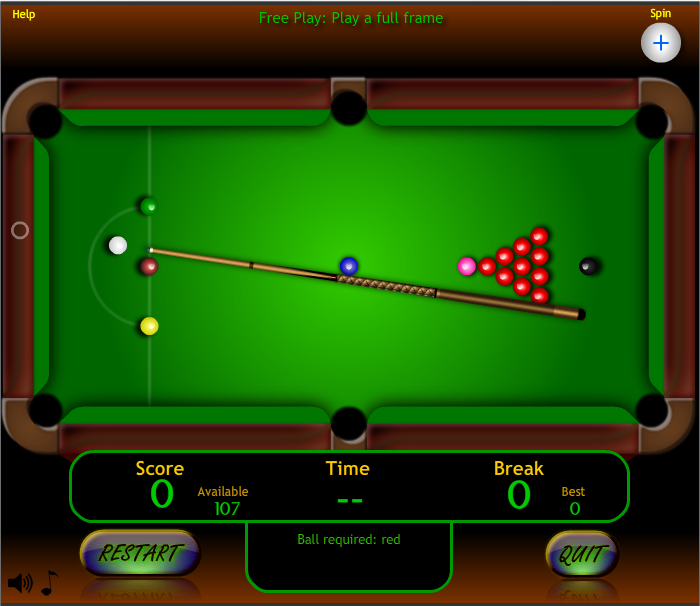
//> input picture _assets/snooker.png, 700 x 606 px
$ ./test _assets/snooker.png   (built with g++ and OpenCV 4)
//> lines starting //> are read from the running program, lines starting //| are printed output that depends on the picture; after the words box and inside, x2 and y2 are one past the last pixel; in counts of white or black regions, pixels touching at a corner belong together

/**
 *@author: Nisarg Patel
 *Date: 16/08/2013
 */

#include <iostream>
#include <cstdio>
#include <cstdlib>
#include <opencv2/highgui/highgui.hpp>
#include <opencv2/core/core.hpp>
#include <opencv2/imgproc/imgproc.hpp>

using namespace std;
using namespace cv;

int main(int argc, char **argv){

    Mat src,src_gray,processed,blue,pink,white,red,brown,black,yellow,temp;

    if(argc<2){
        fprintf(stderr, "Usage: ./test <image-argument>\n");
        exit(1);
    }

    src = imread(argv[1]);
//> src is the input picture: 606 rows x 700 cols, CV_8UC3; mean B, G, R 6.9, 72.5, 34.2

    pyrUp(src, src);
//> src: 1212 rows x 1400 cols, CV_8UC3
    cvtColor(src, src_gray, CV_BGR2HSV);
//> src_gray: 1212 rows x 1400 cols, CV_8UC3; mean H, S, V 32.2, 196.1, 86.6
    blur(src_gray, src_gray, Size(3,3));
//> src_gray: 1212 rows x 1400 cols, CV_8UC3; mean H, S, V 32.2, 196.1, 86.6

    /*
    opencv uses 0-180 for H
    red - 0,150,150 - 10,255,255
    white - 0,0,200 - 255,70,255
    black - 0,0,0 - 255,255,50
    blue - 120,0,0 - 130,255,255
    yellow -25,150,140 - 35,255,255
    pink - 155,0,0 - 165,255,255
    all-inverted - 40,0,0 - 130,255,255
    */

    /*blue*/
    inRange(src_gray, Scalar(120,0,0),
            Scalar(130,255,255), processed);
//> processed: 1212 rows x 1400 cols, CV_8UC1; 0.17% white; 103 white regions (96 under 20 px), largest, box (x1, y1, x2, y2) and area: (169, 1085, 210, 1145) 829, (682, 517, 713, 548) 755, (350, 1093, 392, 1144) 594
    Canny(processed, blue, 100, 100*3,5);
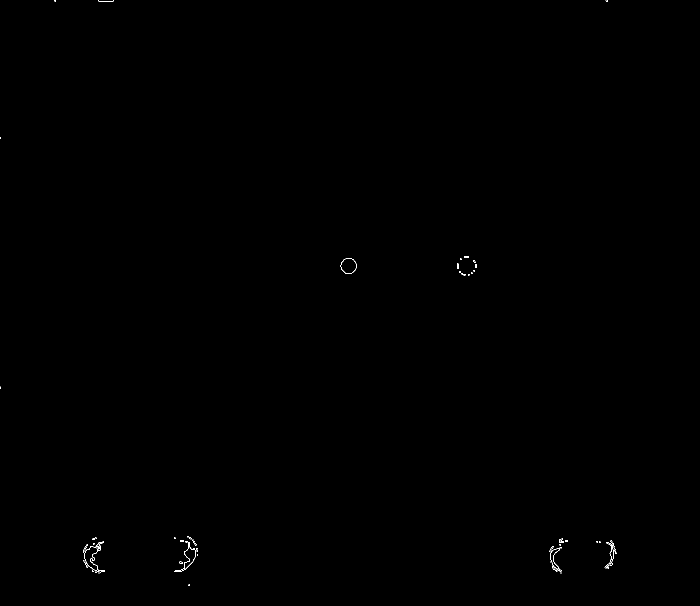
//> blue: 1212 rows x 1400 cols, CV_8UC1 (shown at 1/2 size); 0.09% white in thin lines or dots, all inside (x1, y1, x2, y2) = (0, 0, 1233, 1172)

    /*pink*/
    inRange(src_gray, Scalar( 155,0,0),
            Scalar(165,255,255), processed);
//> processed: 1212 rows x 1400 cols, CV_8UC1; 0.09% white; 53 white regions (47 under 20 px), largest, box (x1, y1, x2, y2) and area: (916, 515, 951, 549) 893, (346, 1072, 377, 1082) 154, (1189, 1075, 1222, 1086) 136, (1106, 1075, 1143, 1094) 129, (179, 1073, 211, 1087) 106, (372, 1117, 394, 1140) 30
    Canny(processed, pink, 100, 100*3,5);
//> pink: 1212 rows x 1400 cols, CV_8UC1; 0.06% white in thin lines or dots, all inside (x1, y1, x2, y2) = (174, 515, 1233, 1173)
    bitwise_or(pink, blue, temp);
//> temp: 1212 rows x 1400 cols, CV_8UC1; 0.13% white in thin lines or dots, all inside (x1, y1, x2, y2) = (0, 0, 1233, 1173)

    /*white*/
    inRange(src_gray, Scalar(0,0,200),
            Scalar(255,50,255), processed);
//> processed: 1212 rows x 1400 cols, CV_8UC1; 0.21% white; 17 white regions (12 under 20 px), largest, box (x1, y1, x2, y2) and area: (1297, 49, 1348, 121) 2540, (220, 474, 252, 507) 824, (693, 531, 702, 538) 46, (927, 530, 935, 537) 42, (299, 532, 306, 537) 29
    Canny(processed, white, 100, 100*3,5);
//> white: 1212 rows x 1400 cols, CV_8UC1; 0.04% white in thin lines or dots, all inside (x1, y1, x2, y2) = (219, 0, 1400, 656)
    bitwise_or(temp, white, temp);
//> temp: 1212 rows x 1400 cols, CV_8UC1; 0.17% white in thin lines or dots

    /*red*/
    inRange(src_gray, Scalar(0,150,150),
            Scalar(10,255,255), processed);
//> processed: 1212 rows x 1400 cols, CV_8UC1; 0.42% white; 11 white regions, largest, box (x1, y1, x2, y2) and area: (957, 517, 990, 549) 710, (1027, 517, 1059, 549) 710, (993, 537, 1025, 569) 707
    Canny(processed, red, 100, 100*3,5);
//> red: 1212 rows x 1400 cols, CV_8UC1; 0.09% white in thin lines or dots, all inside (x1, y1, x2, y2) = (287, 456, 1095, 604)
    bitwise_or(temp, red, temp);
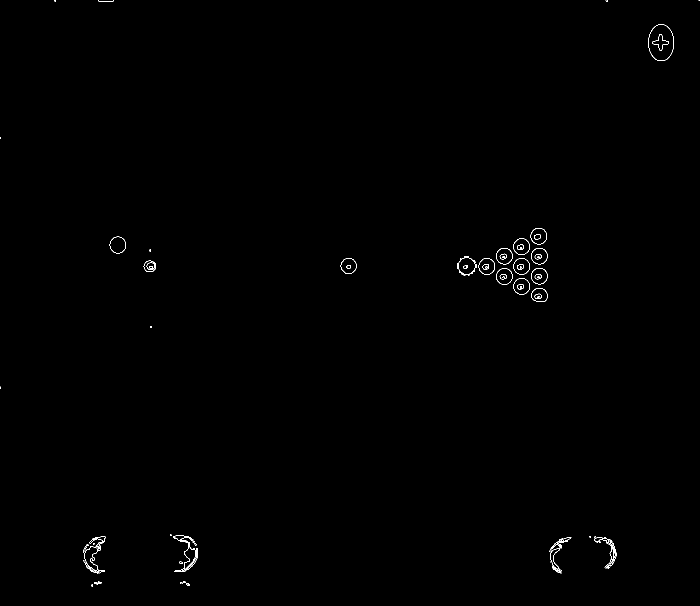
//> temp: 1212 rows x 1400 cols, CV_8UC1 (shown at 1/2 size); 0.26% white in thin lines or dots

    /*black*/
    inRange(src_gray, Scalar(0,0,0),
            Scalar(255,255,50), processed);
//> processed: 1212 rows x 1400 cols, CV_8UC1; 25.2% white; 117 white regions (51 under 20 px), largest, box (x1, y1, x2, y2) and area: (2, 69, 1397, 1155) 157402, (144, 906, 1253, 1039) 133347, (496, 1046, 899, 1179) 50725
    Canny(processed, black, 100, 100*3,5);
//> black: 1212 rows x 1400 cols, CV_8UC1; 1.5% white in thin lines or dots
    bitwise_or(temp, black, temp);
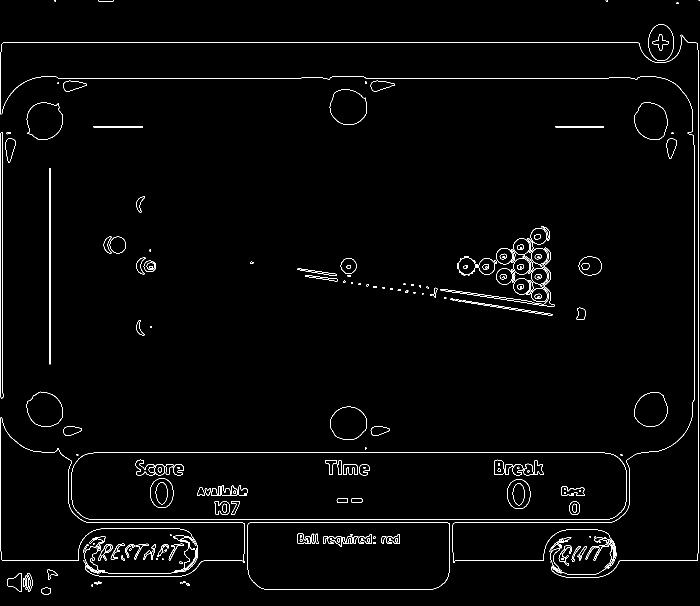
//> temp: 1212 rows x 1400 cols, CV_8UC1 (shown at 1/2 size); 1.7% white in thin lines or dots

    /*yellow*/
    inRange(src_gray, Scalar(25,150,140),
            Scalar(35,255,255), processed);
//> processed: 1212 rows x 1400 cols, CV_8UC1; 0.13% white; 30 white regions (22 under 20 px), largest, box (x1, y1, x2, y2) and area: (281, 634, 315, 669) 789, (161, 1060, 366, 1101) 458, (1092, 1062, 1200, 1103) 225
    Canny(processed, yellow, 100, 100*3,5);
//> yellow: 1212 rows x 1400 cols, CV_8UC1; 0.09% white in thin lines or dots, all inside (x1, y1, x2, y2) = (25, 17, 1341, 1116)
    bitwise_or(temp, yellow, temp);
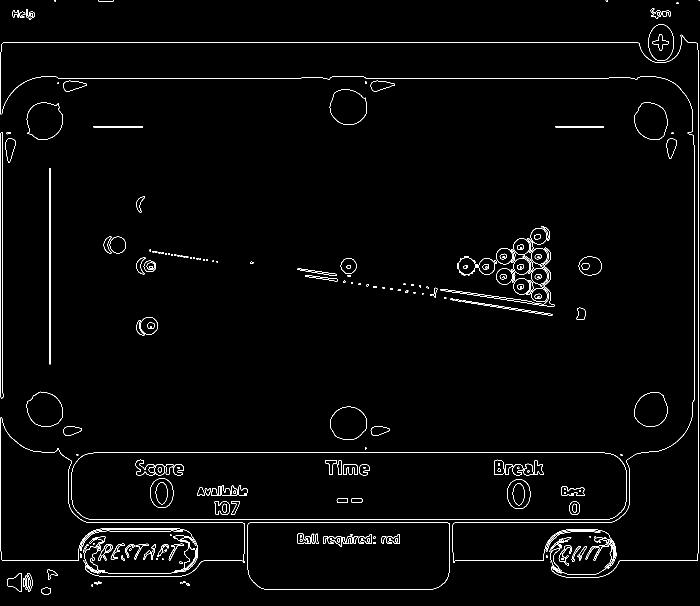
//> temp: 1212 rows x 1400 cols, CV_8UC1 (shown at 1/2 size); 1.8% white in thin lines or dots

    /*brown*/
    inRange(src_gray, Scalar(10,160,140),
            Scalar(20,220,200), processed);
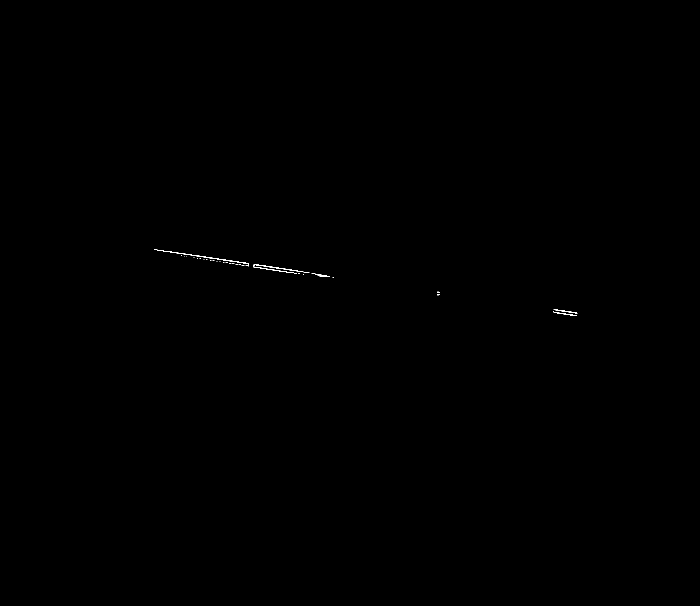
//> processed: 1212 rows x 1400 cols, CV_8UC1 (shown at 1/2 size); 0.06% white in thin lines or dots, all inside (x1, y1, x2, y2) = (308, 499, 1155, 632)
    Canny(processed, brown, 100, 100*3,5);
//> brown: 1212 rows x 1400 cols, CV_8UC1; 0.08% white in thin lines or dots, all inside (x1, y1, x2, y2) = (307, 498, 1155, 633)
    bitwise_or(temp, brown, processed);
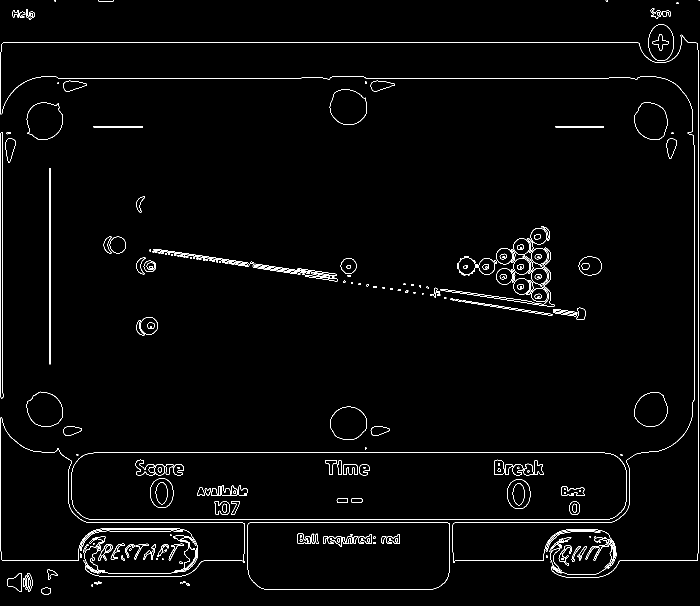
//> processed: 1212 rows x 1400 cols, CV_8UC1 (shown at 1/2 size); 1.9% white in thin lines or dots

    vector<Vec3f> circles;

    HoughCircles(processed,circles, CV_HOUGH_GRADIENT,1,src_gray.rows/64,10,15,5,20);
//> circles = 66 circles (x, y, radius), first 12: [236.5, 489.5, 15.9], [1078.5, 511.5, 15], [1078.5, 551.5, 15], [973.5, 531.5, 16], [696.5, 531.5, 14.4], [1078.5, 591.5, 15], [1176.5, 531.5, 19.4], [931.5, 533.5, 17.2], [1042.5, 532.5, 14.7], [1041.5, 493.5, 16.1], [294.5, 651.5, 17.2], [290.5, 530.5, 17.2]
    for( size_t i = 0; i < circles.size(); i++ ) {
        Point center(cvRound(circles[i][0]), cvRound(circles[i][1])); int radius = cvRound(circles[i][2]);
        /* circle center*/
        circle( src, center, 3, Scalar(150,255,150), -1, 8, 0 );
        /* circle outline*/
        circle( src, center, radius, Scalar(0,0,255), 3, 8, 0 );

    }
//> this loop made 66 passes
//> (center, radius) on passes 1 to 12: (Point(236, 490), 16), (Point(1078, 512), 15), (Point(1078, 552), 15), (Point(974, 532), 16), (Point(696, 532), 14), (Point(1078, 592), 15), (Point(1176, 532), 19), (Point(932, 534), 17), (Point(1042, 532), 15), (Point(1042, 494), 16), (Point(294, 652), 17), (Point(290, 530), 17)
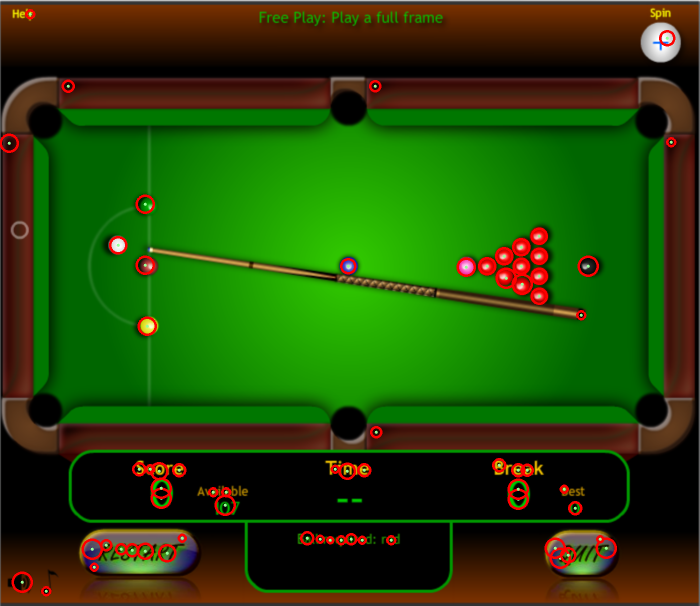
//> src: 1212 rows x 1400 cols, CV_8UC3 (shown at 1/2 size); mean B, G, R 6.5, 71.8, 37

    //cout << circles.size();

    namedWindow( "src", CV_WINDOW_AUTOSIZE );
    imshow( "src", src);
    namedWindow("processed ");
    imshow("processed",processed);

    waitKey(0);

    return 0;
}
